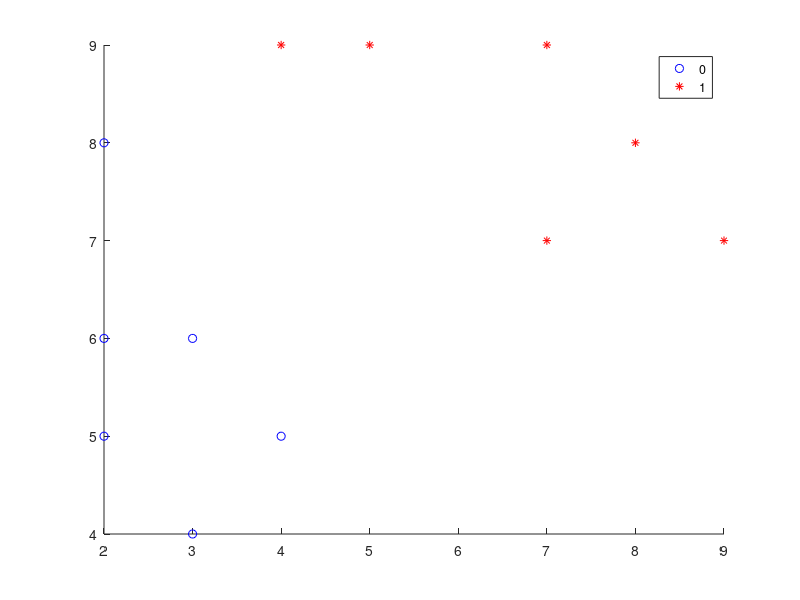

Recreate this plot in MATLAB. (Note: this script raises an error after producing the figure.)
clear; clc;
%% a
a = rand(1,5);
b = rand(1,5);

%% b
c = a*b';
A = a'*b;

%% c
e = a.*b;

%% d
element_1 = A(1,2);
element_2 = A(2,3);

%% e
Con_row = cat(1,A(1,:),A(length(A),:)); % row concatenate
Con_column = cat(2,A(1,:),A(length(A),:)); % column concatenate

%% f
A(A<0.5) = 0;

%% g
B = magic(3);
for i = 1:length(B)
    for j = 1:length(B)
        if (i ~= j)
            B(i,j) = 0;
        end
    end
end

%% h
f = [1;2;3];
x = inv(B)*f;

%% i
eig_B = eig(B);

%% 2 a
data = load('mydata.txt');
x = data(1:2,:)';
y = data(3,:)';

gscatter(x(:,1),x(:,2),y,'br','o*');

%% b
%classification using bruteforce
u1 = [4, 7];
[v1, class_u1] = bruteForce(x, y, u1);

u2 = [7, 5];
[v2, class_u2] = bruteForce(x, y, u2);

%classification using K-D search
class_kd_u1 = y(knnsearch(x,u1));
class_kd_u2 = y(knnsearch(x,u2));
